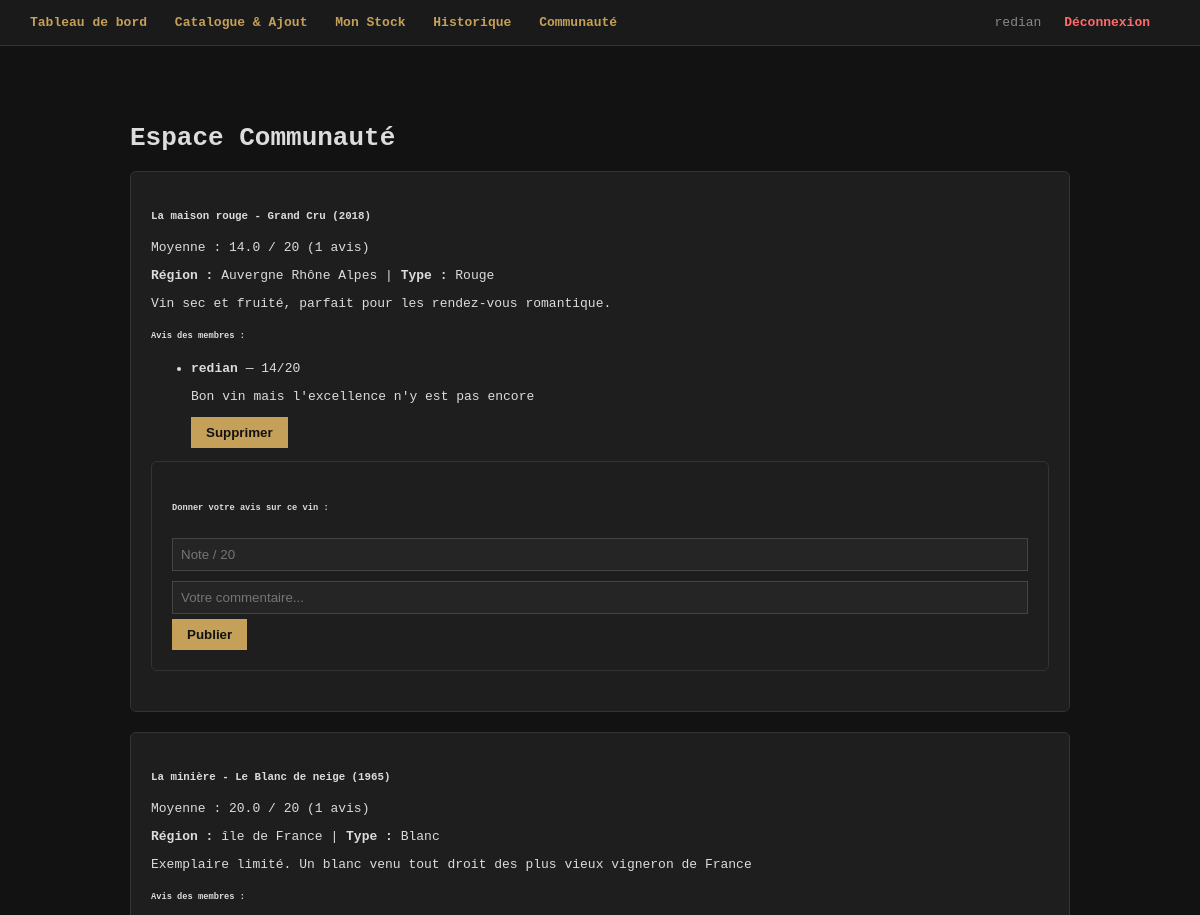
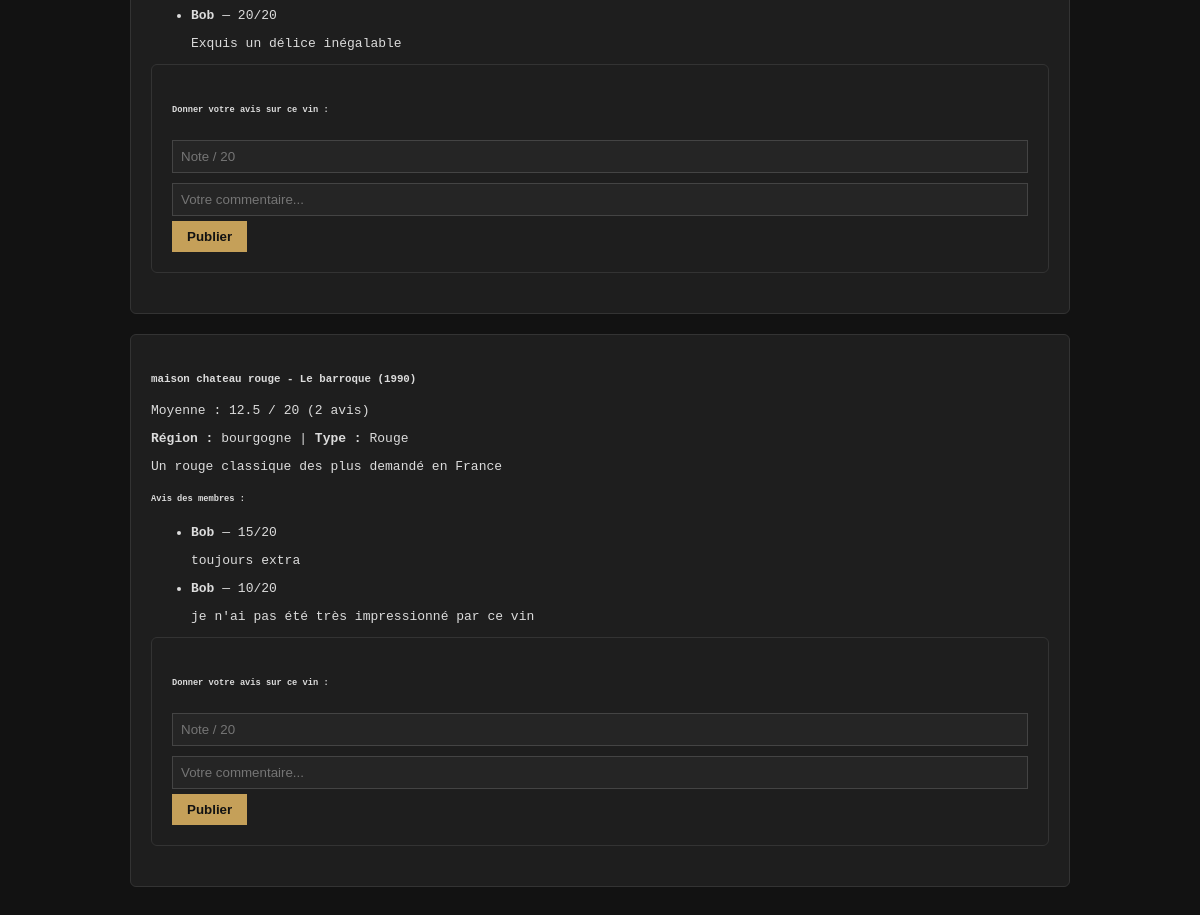
/communaute (signed in), run on an earlier commit of the app's database (2 pictures, top to bottom).
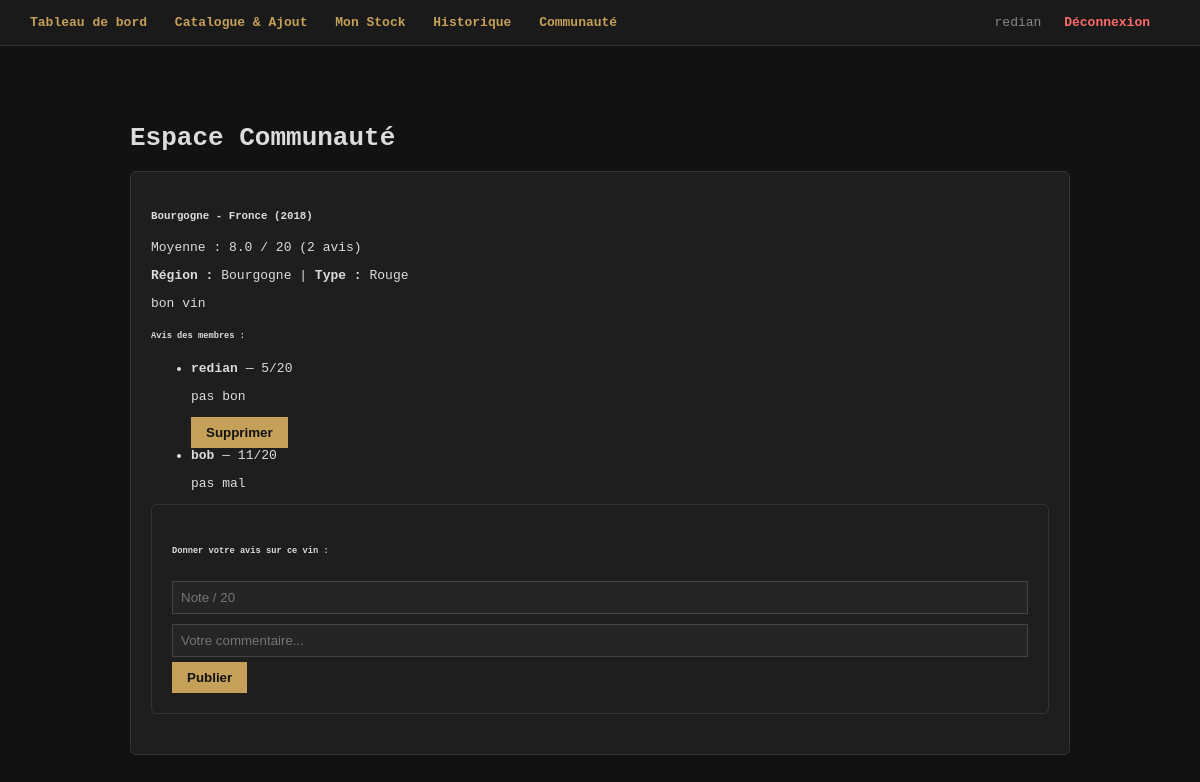
And on a later commit of the database.
### tables this page shows
CREATE TABLE vin_ref (
                id INTEGER PRIMARY KEY AUTOINCREMENT,
                domaine TEXT NOT NULL,
                nom TEXT NOT NULL,
                type TEXT NOT NULL,
                millesime INTEGER NOT NULL,
                region TEXT NOT NULL,
                description TEXT
            );

CREATE TABLE evaluation (
                id INTEGER PRIMARY KEY AUTOINCREMENT,
                note INTEGER NOT NULL,
                commentaire TEXT,
                auteur_id INTEGER NOT NULL,
                vin_id INTEGER NOT NULL,
                bouteille_id INTEGER, -- Devient NULL pour les avis directs sans bouteille physique
                FOREIGN KEY(auteur_id) REFERENCES utilisateur(id),
                FOREIGN KEY(vin_id) REFERENCES vin_ref(id),
                FOREIGN KEY(bouteille_id) REFERENCES bouteille(id)
            );

CREATE TABLE utilisateur (
                id INTEGER PRIMARY KEY AUTOINCREMENT,
                username TEXT UNIQUE NOT NULL,
                email TEXT UNIQUE NOT NULL,
                password_hash TEXT NOT NULL
            );

### app.py (the view)
@app.route('/communaute')
def communaute():
    if 'user_id' not in session:
        return redirect(url_for('index'))
    conn = get_db()
    cursor = conn.cursor()
    cursor.execute("""
        SELECT v.*,
        (SELECT AVG(ev.note) FROM evaluation ev WHERE ev.vin_id = v.id) as moyenne,
        (SELECT COUNT(ev.id) FROM evaluation ev WHERE ev.vin_id = v.id) as nb_evas
        FROM vin_ref v
    """)
    vins = cursor.fetchall()
    evaluations_dict = {}
    for vin in vins:
        cursor.execute("""
            SELECT ev.*, u.username FROM evaluation ev
            JOIN utilisateur u ON ev.auteur_id = u.id
            WHERE ev.vin_id = ?
        """, (vin['id'],))
        evaluations_dict[vin['id']] = cursor.fetchall()
    conn.close()
    return render_template('communaute.html', vins=vins, evaluations_dict=evaluations_dict)

### app.py (called while the page is built)
def get_db(): # Récupération de la base de donnée
    conn = sqlite3.connect(DB_NAME)
    conn.row_factory = sqlite3.Row
    return conn

### templates/communaute.html
{% extends "base.html" %}
{% block content %}
<div class="container mt-4">
    <h1 class="mb-4">Espace Communauté</h1>
    {% for vin in vins %}
    <div class="card mb-4 shadow-sm">
        <div class="card-header d-flex justify-content-between align-items-center">
            <h5 class="m-0">{{ vin.domaine }} - {{ vin.nom }} ({{ vin.millesime }})</h5>
            <span class="badge bg-primary fs-6">
                Moyenne : {{ "%.1f"|format(vin.moyenne) if vin.moyenne else "N/A" }} / 20
                ({{ vin.nb_evas }} avis)
            </span>
        </div>
        <div class="card-body">
            <p><strong>Région :</strong> {{ vin.region }} | <strong>Type :</strong> {{ vin.type }}</p>
            <p>{{ vin.description }}</p>
            <h6>Avis des membres :</h6>
            <ul class="list-group list-group-flush mb-3">
                {% for eva in evaluations_dict[vin.id] %}
                <li class="list-group-item d-flex justify-content-between align-items-start">
                    <div>
                        <strong>{{ eva.username }}</strong> — <span class="text-warning">{{ eva.note }}/20</span>
                        <p class="mb-0 text-muted">{{ eva.commentaire }}</p>
                    </div>
                    {% if eva.auteur_id == session['user_id'] %}
                    <form action="{{ url_for('supprimer_evaluation', eval_id=eva.id) }}" method="POST">
                        <button type="submit" class="btn btn-sm btn-outline-danger">Supprimer</button>
                    </form>
                    {% endif %}
                </li>
                {% else %}
                <li class="list-group-item text-muted">Aucun avis déposé pour le moment.</li>
                {% endfor %}
            </ul>
            <div class="card card-body bg-light">
                <h6>Donner votre avis sur ce vin :</h6>
                <form action="{{ url_for('evaluer_vin_communaute', vin_id=vin.id) }}" method="POST">
                    <div class="row g-2">
                        <div class="col-md-2">
                            <input type="number" name="note" class="form-control" min="0" max="20" placeholder="Note / 20" required>
                        </div>
                        <div class="col-md-8">
                            <input type="text" name="commentaire" class="form-control" placeholder="Votre commentaire..." required>
                        </div>
                        <div class="col-md-2">
                            <button type="submit" class="btn btn-success w-100">Publier</button>
                        </div>
                    </div>
                </form>
            </div>
        </div>
    </div>
    {% endfor %}
</div>
{% endblock %}

What changed in the data, as far as the page shows it:
removed vin_ref: domaine "La minière", nom "Le Blanc de neige", millesime "1965", moyenne "20.0", nb_evas "1", region "île de France", type "Blanc", description "Exemplaire limité. Un blanc venu tout droit des plus vieux vigneron de France", evaluation (username "Bob", note "20", commentaire "Exquis un délice inégalable")
removed vin_ref: domaine "maison chateau rouge", nom "Le barroque", millesime "1990", moyenne "12.5", nb_evas "2", region "bourgogne", type "Rouge", description "Un rouge classique des plus demandé en France"
removed evaluation: username "Bob", note "15", commentaire "toujours extra", shown under "maison chateau rouge"
removed evaluation: username "Bob", note "10", commentaire "je n'ai pas été très impressionné par ce vin", shown under "maison chateau rouge"
changed vin_ref "Rouge": domaine "La maison rouge" → "Bourgogne"; nom "Grand Cru" → "Fronce"; moyenne "14.0" → "8.0"; nb_evas "1" → "2"; region "Auvergne Rhône Alpes" → "Bourgogne"; description "Vin sec et fruité, parfait pour les rendez-vous romantique." → "bon vin"; gains evaluation (username "bob", note "11", commentaire "pas mal")
changed evaluation "redian": note "14" → "5"; commentaire "Bon vin mais l'excellence n'y est pas encore" → "pas bon"
